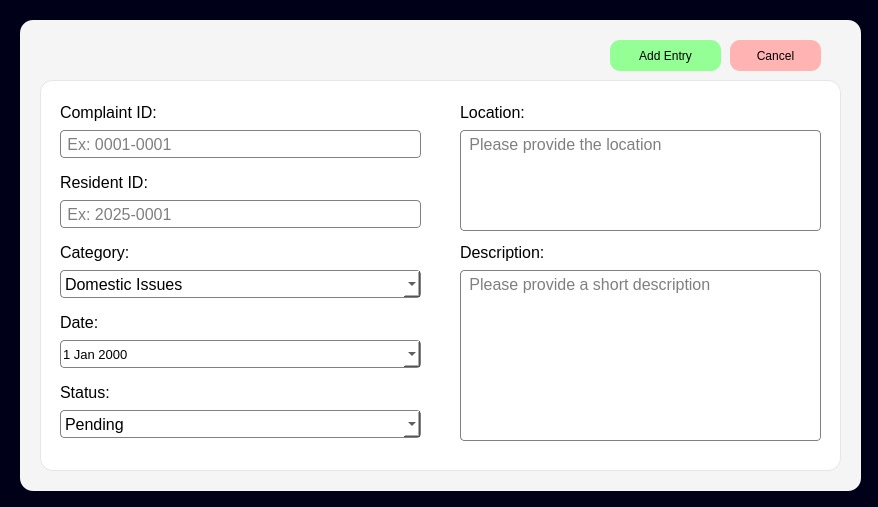
<?xml version="1.0" encoding="UTF-8"?>
<ui version="4.0">
 <class>addComplaintDialog</class>
 <widget class="QDialog" name="addComplaintDialog">
  <property name="geometry">
   <rect>
    <x>0</x>
    <y>0</y>
    <width>878</width>
    <height>507</height>
   </rect>
  </property>
  <property name="windowTitle">
   <string>Add New Case</string>
  </property>
  <property name="styleSheet">
   <string notr="true">background-color: rgb(0, 0, 25);</string>
  </property>
  <widget class="QFrame" name="frame">
   <property name="geometry">
    <rect>
     <x>20</x>
     <y>20</y>
     <width>841</width>
     <height>471</height>
    </rect>
   </property>
   <property name="font">
    <font>
     <pointsize>12</pointsize>
    </font>
   </property>
   <property name="styleSheet">
    <string notr="true">background-color: rgb(245, 245, 245);
border-radius: 13px;</string>
   </property>
   <property name="frameShape">
    <enum>QFrame::StyledPanel</enum>
   </property>
   <property name="frameShadow">
    <enum>QFrame::Raised</enum>
   </property>
   <widget class="QFrame" name="frame_2">
    <property name="geometry">
     <rect>
      <x>20</x>
      <y>60</y>
      <width>801</width>
      <height>391</height>
     </rect>
    </property>
    <property name="font">
     <font>
      <pointsize>12</pointsize>
     </font>
    </property>
    <property name="styleSheet">
     <string notr="true">background-color: white;
border: 1px solid rgb(230, 230, 230);
border-radius: 13px;</string>
    </property>
    <property name="frameShape">
     <enum>QFrame::StyledPanel</enum>
    </property>
    <property name="frameShadow">
     <enum>QFrame::Raised</enum>
    </property>
    <widget class="QLabel" name="label_resident_id">
     <property name="geometry">
      <rect>
       <x>20</x>
       <y>20</y>
       <width>124</width>
       <height>24</height>
      </rect>
     </property>
     <property name="font">
      <font>
       <pointsize>12</pointsize>
      </font>
     </property>
     <property name="styleSheet">
      <string notr="true">border: 0px</string>
     </property>
     <property name="text">
      <string>Complaint ID:</string>
     </property>
    </widget>
    <widget class="QLineEdit" name="addcomplaint_complaintID_input">
     <property name="geometry">
      <rect>
       <x>20</x>
       <y>50</y>
       <width>361</width>
       <height>28</height>
      </rect>
     </property>
     <property name="font">
      <font>
       <pointsize>12</pointsize>
      </font>
     </property>
     <property name="styleSheet">
      <string notr="true">background-color: white;
border: 1px solid grey;
border-radius: 4px;</string>
     </property>
     <property name="placeholderText">
      <string> Ex: 0001-0001</string>
     </property>
    </widget>
    <widget class="QLabel" name="label_first_name">
     <property name="geometry">
      <rect>
       <x>20</x>
       <y>90</y>
       <width>111</width>
       <height>24</height>
      </rect>
     </property>
     <property name="font">
      <font>
       <pointsize>12</pointsize>
      </font>
     </property>
     <property name="styleSheet">
      <string notr="true">border: 0px</string>
     </property>
     <property name="text">
      <string>Resident ID:</string>
     </property>
    </widget>
    <widget class="QLabel" name="label_dob">
     <property name="geometry">
      <rect>
       <x>20</x>
       <y>230</y>
       <width>50</width>
       <height>24</height>
      </rect>
     </property>
     <property name="font">
      <font>
       <pointsize>12</pointsize>
      </font>
     </property>
     <property name="styleSheet">
      <string notr="true">border: 0px</string>
     </property>
     <property name="text">
      <string>Date:</string>
     </property>
    </widget>
    <widget class="QLabel" name="label_address">
     <property name="geometry">
      <rect>
       <x>420</x>
       <y>20</y>
       <width>82</width>
       <height>24</height>
      </rect>
     </property>
     <property name="font">
      <font>
       <pointsize>12</pointsize>
      </font>
     </property>
     <property name="styleSheet">
      <string notr="true">border: 0px</string>
     </property>
     <property name="text">
      <string>Location:</string>
     </property>
    </widget>
    <widget class="QComboBox" name="addcomplaint_category_input">
     <property name="geometry">
      <rect>
       <x>20</x>
       <y>190</y>
       <width>361</width>
       <height>28</height>
      </rect>
     </property>
     <property name="font">
      <font>
       <pointsize>12</pointsize>
      </font>
     </property>
     <property name="cursor">
      <cursorShape>PointingHandCursor</cursorShape>
     </property>
     <property name="styleSheet">
      <string notr="true">background-color: white;
border: 1px solid grey;
border-radius: 4px;</string>
     </property>
     <item>
      <property name="text">
       <string>Domestic Issues</string>
      </property>
     </item>
     <item>
      <property name="text">
       <string>Community Disputes</string>
      </property>
     </item>
     <item>
      <property name="text">
       <string>Public Disturbance</string>
      </property>
     </item>
     <item>
      <property name="text">
       <string>Business and Livelihood Issues</string>
      </property>
     </item>
     <item>
      <property name="text">
       <string>Environmental Concerns</string>
      </property>
     </item>
     <item>
      <property name="text">
       <string>Traffic and Road Issues</string>
      </property>
     </item>
     <item>
      <property name="text">
       <string>Criminal Activities</string>
      </property>
     </item>
     <item>
      <property name="text">
       <string>Barangay Ordinance Violations</string>
      </property>
     </item>
    </widget>
    <widget class="QLabel" name="label_first_name_2">
     <property name="geometry">
      <rect>
       <x>20</x>
       <y>160</y>
       <width>87</width>
       <height>24</height>
      </rect>
     </property>
     <property name="font">
      <font>
       <pointsize>12</pointsize>
      </font>
     </property>
     <property name="styleSheet">
      <string notr="true">border: 0px</string>
     </property>
     <property name="text">
      <string>Category:</string>
     </property>
    </widget>
    <widget class="QLabel" name="label_first_name_3">
     <property name="geometry">
      <rect>
       <x>20</x>
       <y>300</y>
       <width>63</width>
       <height>24</height>
      </rect>
     </property>
     <property name="font">
      <font>
       <pointsize>12</pointsize>
      </font>
     </property>
     <property name="styleSheet">
      <string notr="true">border: 0px</string>
     </property>
     <property name="text">
      <string>Status:</string>
     </property>
    </widget>
    <widget class="QComboBox" name="addcomplaint_status_input">
     <property name="geometry">
      <rect>
       <x>20</x>
       <y>330</y>
       <width>361</width>
       <height>28</height>
      </rect>
     </property>
     <property name="font">
      <font>
       <pointsize>12</pointsize>
      </font>
     </property>
     <property name="cursor">
      <cursorShape>PointingHandCursor</cursorShape>
     </property>
     <property name="styleSheet">
      <string notr="true">background-color: white;
border: 1px solid grey;
border-radius: 4px;</string>
     </property>
     <item>
      <property name="text">
       <string>Pending</string>
      </property>
     </item>
     <item>
      <property name="text">
       <string>Completed</string>
      </property>
     </item>
     <item>
      <property name="text">
       <string>Cancelled</string>
      </property>
     </item>
    </widget>
    <widget class="QLabel" name="label_address_2">
     <property name="geometry">
      <rect>
       <x>420</x>
       <y>160</y>
       <width>107</width>
       <height>24</height>
      </rect>
     </property>
     <property name="font">
      <font>
       <pointsize>12</pointsize>
      </font>
     </property>
     <property name="styleSheet">
      <string notr="true">border: 0px</string>
     </property>
     <property name="text">
      <string>Description:</string>
     </property>
    </widget>
    <widget class="QDateEdit" name="addcomplaint_date_input">
     <property name="geometry">
      <rect>
       <x>20</x>
       <y>260</y>
       <width>361</width>
       <height>28</height>
      </rect>
     </property>
     <property name="font">
      <font>
       <pointsize>10</pointsize>
      </font>
     </property>
     <property name="cursor">
      <cursorShape>PointingHandCursor</cursorShape>
     </property>
     <property name="styleSheet">
      <string notr="true">background-color: white;
border: 1px solid grey;
border-radius: 4px;</string>
     </property>
     <property name="calendarPopup">
      <bool>true</bool>
     </property>
    </widget>
    <widget class="QTextEdit" name="addcomplaint_description_input">
     <property name="geometry">
      <rect>
       <x>420</x>
       <y>190</y>
       <width>361</width>
       <height>171</height>
      </rect>
     </property>
     <property name="font">
      <font>
       <pointsize>12</pointsize>
      </font>
     </property>
     <property name="styleSheet">
      <string notr="true">background-color: white;
border: 1px solid grey;
border-radius: 4px;
font-size: 12;</string>
     </property>
     <property name="html">
      <string>&lt;!DOCTYPE HTML PUBLIC &quot;-//W3C//DTD HTML 4.0//EN&quot; &quot;http://www.w3.org/TR/REC-html40/strict.dtd&quot;&gt;
&lt;html&gt;&lt;head&gt;&lt;meta name=&quot;qrichtext&quot; content=&quot;1&quot; /&gt;&lt;style type=&quot;text/css&quot;&gt;
p, li { white-space: pre-wrap; }
&lt;/style&gt;&lt;/head&gt;&lt;body style=&quot; font-family:'MS Shell Dlg 2'; font-size:12pt; font-weight:400; font-style:normal;&quot;&gt;
&lt;p style=&quot;-qt-paragraph-type:empty; margin-top:0px; margin-bottom:0px; margin-left:0px; margin-right:0px; -qt-block-indent:0; text-indent:0px; font-size:8.25pt;&quot;&gt;&lt;br /&gt;&lt;/p&gt;&lt;/body&gt;&lt;/html&gt;</string>
     </property>
     <property name="placeholderText">
      <string> Please provide a short description</string>
     </property>
    </widget>
    <widget class="QTextEdit" name="addcomplaint_location_input">
     <property name="geometry">
      <rect>
       <x>420</x>
       <y>50</y>
       <width>361</width>
       <height>101</height>
      </rect>
     </property>
     <property name="font">
      <font>
       <pointsize>12</pointsize>
      </font>
     </property>
     <property name="styleSheet">
      <string notr="true">background-color: white;
border: 1px solid grey;
border-radius: 4px;</string>
     </property>
     <property name="html">
      <string>&lt;!DOCTYPE HTML PUBLIC &quot;-//W3C//DTD HTML 4.0//EN&quot; &quot;http://www.w3.org/TR/REC-html40/strict.dtd&quot;&gt;
&lt;html&gt;&lt;head&gt;&lt;meta name=&quot;qrichtext&quot; content=&quot;1&quot; /&gt;&lt;style type=&quot;text/css&quot;&gt;
p, li { white-space: pre-wrap; }
&lt;/style&gt;&lt;/head&gt;&lt;body style=&quot; font-family:'MS Shell Dlg 2'; font-size:12pt; font-weight:400; font-style:normal;&quot;&gt;
&lt;p style=&quot;-qt-paragraph-type:empty; margin-top:0px; margin-bottom:0px; margin-left:0px; margin-right:0px; -qt-block-indent:0; text-indent:0px; font-size:12px;&quot;&gt;&lt;br /&gt;&lt;/p&gt;&lt;/body&gt;&lt;/html&gt;</string>
     </property>
     <property name="placeholderText">
      <string> Please provide the location</string>
     </property>
    </widget>
    <widget class="QLineEdit" name="addcomplaint_residentID_input">
     <property name="geometry">
      <rect>
       <x>20</x>
       <y>120</y>
       <width>361</width>
       <height>28</height>
      </rect>
     </property>
     <property name="font">
      <font>
       <pointsize>12</pointsize>
      </font>
     </property>
     <property name="styleSheet">
      <string notr="true">background-color: white;
border: 1px solid grey;
border-radius: 4px;</string>
     </property>
     <property name="placeholderText">
      <string> Ex: 2025-0001</string>
     </property>
    </widget>
   </widget>
   <widget class="QPushButton" name="addcomplaint_addentry_button">
    <property name="geometry">
     <rect>
      <x>590</x>
      <y>20</y>
      <width>111</width>
      <height>31</height>
     </rect>
    </property>
    <property name="font">
     <font>
      <family>System</family>
      <weight>50</weight>
      <bold>false</bold>
     </font>
    </property>
    <property name="cursor">
     <cursorShape>PointingHandCursor</cursorShape>
    </property>
    <property name="styleSheet">
     <string notr="true">background-color: rgb(148, 255, 148);
border-radius: 10px;
color: black;</string>
    </property>
    <property name="text">
     <string>Add Entry</string>
    </property>
   </widget>
   <widget class="QPushButton" name="addcomplaint_cancel_button">
    <property name="geometry">
     <rect>
      <x>710</x>
      <y>20</y>
      <width>91</width>
      <height>31</height>
     </rect>
    </property>
    <property name="font">
     <font>
      <family>System</family>
      <weight>50</weight>
      <bold>false</bold>
     </font>
    </property>
    <property name="cursor">
     <cursorShape>PointingHandCursor</cursorShape>
    </property>
    <property name="styleSheet">
     <string notr="true">background-color: rgb(255, 179, 179);
border-radius: 10px;
color: black;</string>
    </property>
    <property name="text">
     <string>Cancel</string>
    </property>
    <property name="icon">
     <iconset>
      <normaloff>:/icons/trash.png</normaloff>:/icons/trash.png</iconset>
    </property>
   </widget>
  </widget>
 </widget>
 <resources/>
 <connections/>
</ui>
